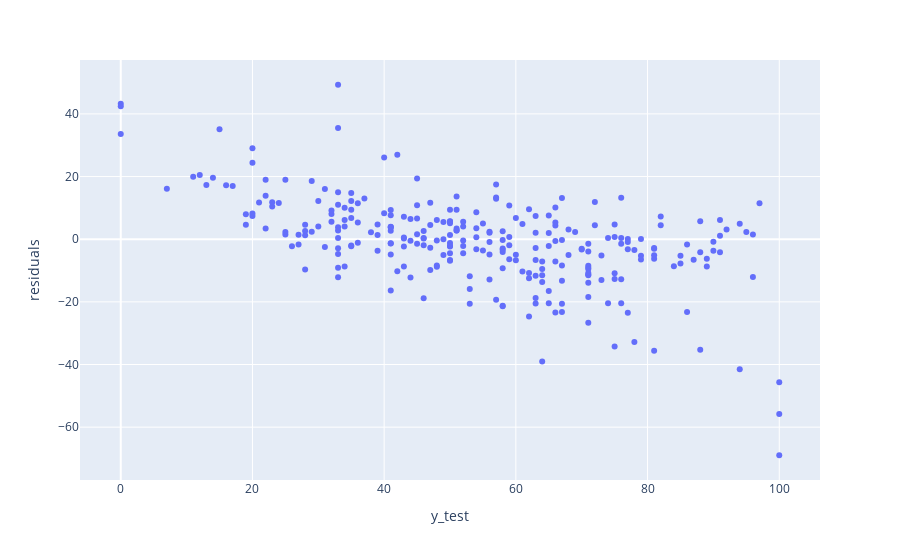

The notebook cell this image was saved under:
### Code cell
fig = px.scatter(residual_data, x='y_test', y='residuals')

fig.show()

### Figure 1 — Plotly figure (JSON) as saved in the notebook; plotly's stock layout.template omitted (floating-point values rounded to 4 significant figures; data arrays with more than 128 entries replaced by an {"elided": "..."} marker saying what was removed)
{"data": [{"hovertemplate": "y_test=%{x}<br>residuals=%{y}<extra></extra>", "legendgroup": "", "marker": {"color": "#636efa", "symbol": "circle"}, "mode": "markers", "name": "", "orientation": "v", "showlegend": false, "type": "scatter", "x": {"elided": "278 int values"}, "xaxis": "x", "y": {"elided": "278 float values"}, "yaxis": "y"}], "layout": {"legend": {"tracegroupgap": 0}, "margin": {"t": 60}, "xaxis": {"anchor": "y", "domain": [0, 1], "title": {"text": "y_test"}}, "yaxis": {"anchor": "x", "domain": [0, 1], "title": {"text": "residuals"}}}}
